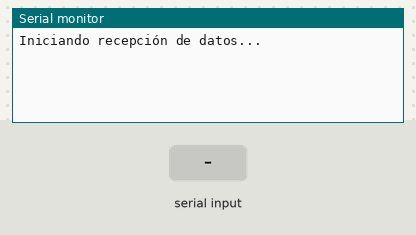
Simulated run of this sketch. Board: Arduino Uno, built with avr-gcc and run on an emulated ATmega328P. On the bench: the last lines printed to the serial monitor. Inputs (shaded band) come from the test bench.

Above: at 1.2 s.
1.3 s: byte 30 received over Serial
At 2.0 s:
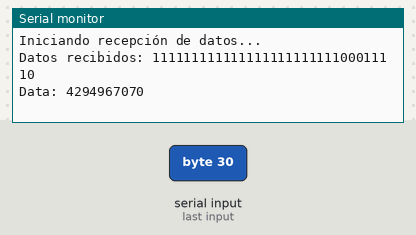
2.8 s: byte 90 received over Serial
At 4.0 s:
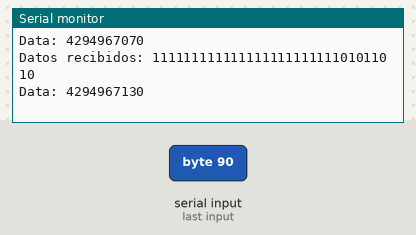
4.3 s: byte 120 received over Serial
At 5.5 s:
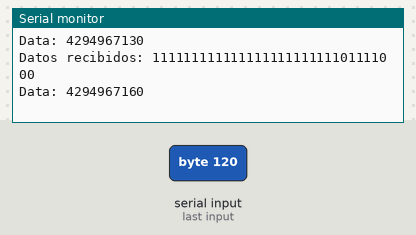

The sketch:

UART_rx.ino
```cpp
// Definición de los pines UART (depende de la placa)
#define RX_PIN 0  // Pin de recepción UART

void setup() {
  Serial.begin(9600);  // Configura la velocidad de UART
  pinMode(RX_PIN, INPUT);  // Configura el pin RX como entrada

  Serial.println("Iniciando recepción de datos...");
}

void loop() {
  // Verificar si hay datos disponibles
  if (Serial.available() >= 1) {
    // Simular lectura del bit de start
    bool startBit = readStartBit();

    if (startBit == false) {  // Verifica si el bit de start es 0
      // Lee los 8 bits de datos
     // byte data = Serial.read();
    byte data_part1 = Serial.read();  // 8 bits más bajos
    // Lee los siguientes 8 bits
    byte data_part2 = Serial.read();  // 8 bits intermedios
    // Lee los últimos 4 bits
    byte data_part3 = Serial.read() & 0x0F;  // Solo los 4 bits más bajos

    // Combina las tres partes en un solo valor de 20 bits
    uint32_t data = (data_part3 << 16) | (data_part2 << 8) | data_part1;

      // Calcula el bit de paridad
      bool parityBit = calculateEvenParity(data);

      // Lee el bit de stop
      bool stopBit = readStopBit();

      // Verifica que los bits de paridad y stop sean correctos
      if (checkParity(data, parityBit) && stopBit) {
        // Muestra los datos en el Monitor Serial
        Serial.print("Datos recibidos: ");
        Serial.println(data, BIN);  // Imprime los datos en binario

        // Muestra los datos en el Plotter Serial
        Serial.print("Data: ");
        Serial.println(data);  // Imprime los datos en decimal para el plotter
      } else {
        Serial.println("Error en la transmisión (Paridad o Stop bit incorrecto)");
      }

    } else {
      Serial.println("Error: Bit de start incorrecto (esperado 0)");
    }

    // Añade un pequeño delay para no saturar el monitor serial
    delay(100);
  }
}

// Función para leer el bit de start (simulado)
bool readStartBit() {
  // Simular lectura de bit de start (0)
  return false;  // Suponemos que el bit de start siempre es 0, como en UART estándar
}

// Función para calcular la paridad par de 8 bits
bool calculateEvenParity(byte data) {
  int count = 0;
  for (int i = 0; i < 20; i++) {
    if (bitRead(data, i)) {
      count++;
    }
  }
  // Retorna true si el número de bits en 1 es par, false si es impar
  return (count % 2 == 0);
}

// Función para verificar el bit de paridad recibido
bool checkParity(byte data, bool receivedParityBit) {
  bool expectedParity = calculateEvenParity(data);
  return (expectedParity == receivedParityBit);
}

// Función para leer el bit de stop
bool readStopBit() {
  // Suponiendo que el bit de stop es siempre 1
  return true;
}
```

Measured:
- after the input at 1.3 s, the serial monitor: prints a new line at once (image 1)
- after the input at 2.8 s, the serial monitor: prints a new line at once (image 2)
- after the input at 4.3 s, the serial monitor: prints a new line at once (image 3)
